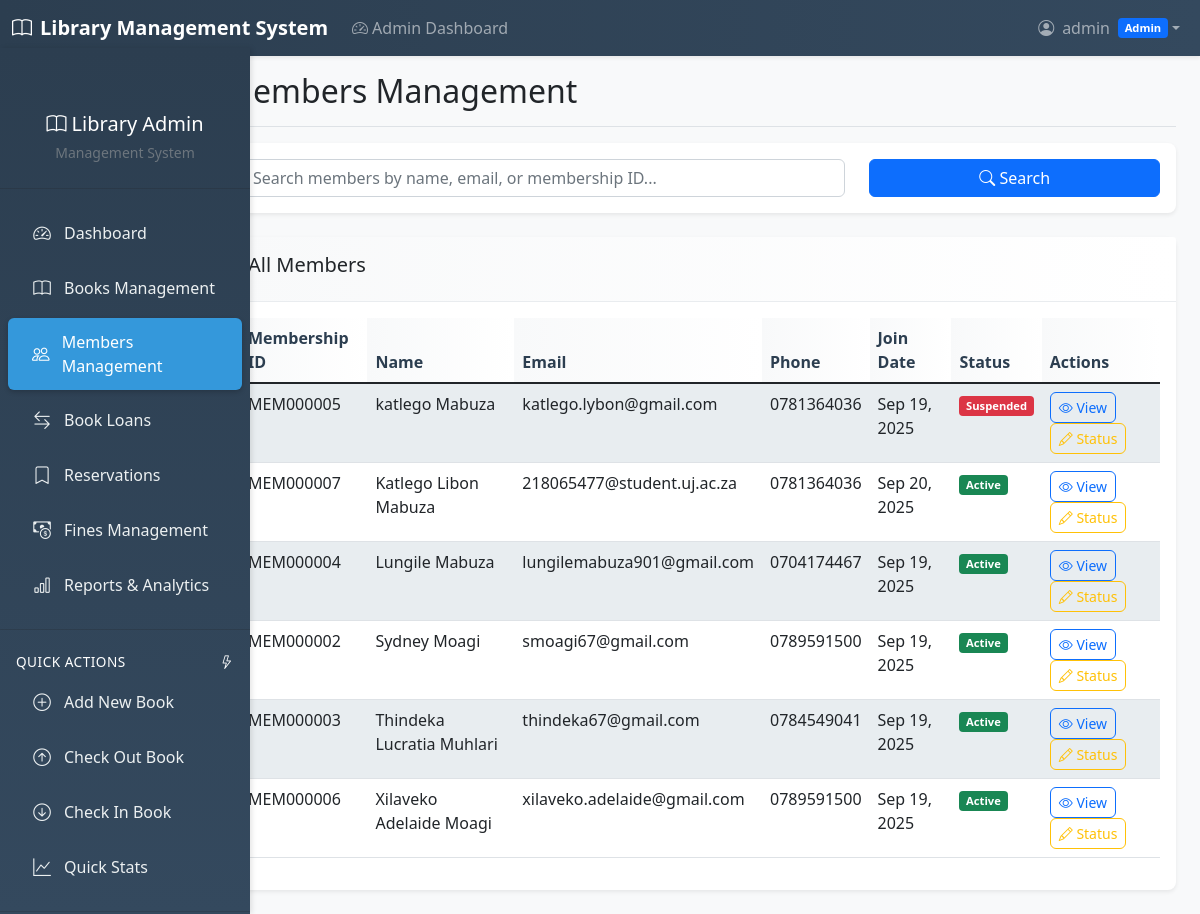
/admin/members.php (signed in), run on the app's committed database.
### tables this page shows
CREATE TABLE `members` (
  `id` int(11) NOT NULL,
  `user_id` int(11) DEFAULT NULL,
  `membership_id` varchar(20) NOT NULL,
  `first_name` varchar(50) NOT NULL,
  `last_name` varchar(50) NOT NULL,
  `phone` varchar(20) DEFAULT NULL,
  `address` text DEFAULT NULL,
  `date_of_birth` date DEFAULT NULL,
  `status` enum('active','suspended') DEFAULT 'active'
);

CREATE TABLE `users` (
  `id` int(11) NOT NULL,
  `username` varchar(50) NOT NULL,
  `password` varchar(255) NOT NULL,
  `email` varchar(100) NOT NULL,
  `role` enum('admin','librarian','member') DEFAULT 'member',
  `created_at` timestamp NOT NULL DEFAULT current_timestamp()
);

### admin/members.php (the view, shortened to what this page needs)
<?php
$database = new Database();
$db = $database->getConnection();
$members_query = "SELECT m.*, u.username, u.email, u.created_at as join_date
                 FROM members m
                 JOIN users u ON m.user_id = u.id
                 ORDER BY m.first_name, m.last_name";
$members_stmt = $db->query($members_query);
$members = $members_stmt->fetchAll(PDO::FETCH_ASSOC);
?>
<!DOCTYPE html>
<html lang="en">
<head>
    <link href="https://cdn.jsdelivr.net/npm/bootstrap@5.1.3/dist/css/bootstrap.min.css" rel="stylesheet">
    <link href="https://cdn.jsdelivr.net/npm/bootstrap-icons@1.7.2/font/bootstrap-icons.css" rel="stylesheet">
    <link href="../css/style.css" rel="stylesheet">
</head>
<body>
    <?php include '../includes/navbar.php'; ?>
    <div class="container-fluid">
        <div class="row">
            <?php include '../includes/sidebar.php'; ?>
            <main class="col-md-9 ms-sm-auto col-lg-10 px-md-4">
                <div class="d-flex justify-content-between flex-wrap flex-md-nowrap align-items-center pt-3 pb-2 mb-3 border-bottom">
                    <h1 class="h2">Members Management</h1>
                </div>
                <div class="card mb-4">
                    <div class="card-body">
                        <div class="row">
                            <div class="col-md-8">
                                <input type="text" class="form-control" id="searchInput" placeholder="Search members by name, email, or membership ID...">
                            </div>
                            <div class="col-md-4">
                                <button class="btn btn-primary w-100" onclick="filterMembers()">
                                    <i class="bi bi-search"></i> Search
                                </button>
                            </div>
                        </div>
                    </div>
                </div>
                <div class="card">
                    <div class="card-header">
                        <h5 class="card-title">All Members</h5>
                    </div>
                    <div class="card-body">
                        <div class="table-responsive">
                            <table class="table table-striped" id="membersTable">
                                <thead>
                                    <tr>
                                        <th>Membership ID</th>
                                        <th>Name</th>
                                        <th>Email</th>
                                        <th>Phone</th>
                                        <th>Join Date</th>
                                        <th>Status</th>
                                        <th>Actions</th>
                                    </tr>
                                </thead>
                                <tbody>
                                    <?php foreach ($members as $member): ?>
                                        <tr>
                                            <td><?php echo $member['membership_id']; ?></td>
                                            <td><?php echo $member['first_name'] . ' ' . $member['last_name']; ?></td>
                                            <td><?php echo $member['email']; ?></td>
                                            <td><?php echo $member['phone'] ?: 'N/A'; ?></td>
                                            <td><?php echo date('M j, Y', strtotime($member['join_date'])); ?></td>
                                            <td>
                                                <span class="badge <?php echo $member['status'] == 'active' ? 'bg-success' : 'bg-danger'; ?>">
                                                    <?php echo ucfirst($member['status']); ?>
                                                </span>
                                            </td>
                                            <td>
                                                <button class="btn btn-sm btn-outline-primary view-member-btn"
                                                        data-member-data='<?php echo json_encode($member); ?>'>
                                                    <i class="bi bi-eye"></i> View
                                                </button>
                                                <button class="btn btn-sm btn-outline-warning status-member-btn"
                                                        data-member-id="<?php echo $member['id']; ?>"
                                                        data-member-name="<?php echo htmlspecialchars($member['first_name'] . ' ' . $member['last_name']); ?>"
                                                        data-current-status="<?php echo $member['status']; ?>">
                                                    <i class="bi bi-pencil"></i> Status
                                                </button>
                                            </td>
                                        </tr>
                                    <?php endforeach; ?>
                                </tbody>
                            </table>
                        </div>
                    </div>
                </div>
            </main>
        </div>
    </div>
</body>
</html>

### css/style.css (style rules this page uses)
body { font-family: "Segoe UI", Tahoma, Geneva, Verdana, sans-serif; background-color: #f8f9fa; }
.card { border: none; border-radius: 0.5rem; box-shadow: 0 0.125rem 0.25rem rgba(0, 0, 0, 0.075); margin-bottom: 1.5rem; transition: transform 0.2s ease, box-shadow 0.2s ease; }
.card-header { background: linear-gradient(90deg, #f8f9fa 0%, #ffffff 100%); border-bottom: 1px solid #e9ecef; font-weight: 600; padding: 1rem 1.5rem; }
.table th { background: linear-gradient(90deg, #f8f9fa 0%, #ffffff 100%); border-top: none; font-weight: 600; color: #2c3e50; }
.table-striped tbody tr:nth-of-type(odd) { background-color: rgba(52, 152, 219, 0.05); }
.btn { border-radius: 0.375rem; font-weight: 500; transition: all 0.2s ease; }
.badge { font-size: 0.75em; padding: 0.4em 0.6em; border-radius: 0.25rem; }
.form-control, .form-select { border-radius: 0.375rem; border: 1px solid #ced4da; transition: border-color 0.15s ease-in-out, box-shadow 0.15s ease-in-out; }
.badge { font-size: 0.7em; }
.card { transition: transform 0.2s; }

### data on the page
members: membership "MEM000005", first_name "katlego", last_name "Mabuza", user.email "katlego.lybon@gmail.com", phone "0781364036", user.created_at "Sep 19, 2025", status "Suspended"
members: membership "MEM000007", first_name "Katlego Libon", last_name "Mabuza", user.email "218065477@student.uj.ac.za", phone "0781364036", user.created_at "Sep 20, 2025", status "Active"
members: membership "MEM000004", first_name "Lungile", last_name "Mabuza", user.email "lungilemabuza901@gmail.com", phone "0704174467", user.created_at "Sep 19, 2025", status "Active"
members: membership "MEM000002", first_name "Sydney", last_name "Moagi", user.email "smoagi67@gmail.com", phone "0789591500", user.created_at "Sep 19, 2025", status "Active"
members: membership "MEM000003", first_name "Thindeka Lucratia", last_name "Muhlari", user.email "thindeka67@gmail.com", phone "0784549041", user.created_at "Sep 19, 2025", status "Active"
members: membership "MEM000006", first_name "Xilaveko Adelaide", last_name "Moagi", user.email "xilaveko.adelaide@gmail.com", phone "0789591500", user.created_at "Sep 19, 2025", status "Active"

### other printed values
$_SESSION['username'] "admin"
$_SESSION['role'] "Admin"
